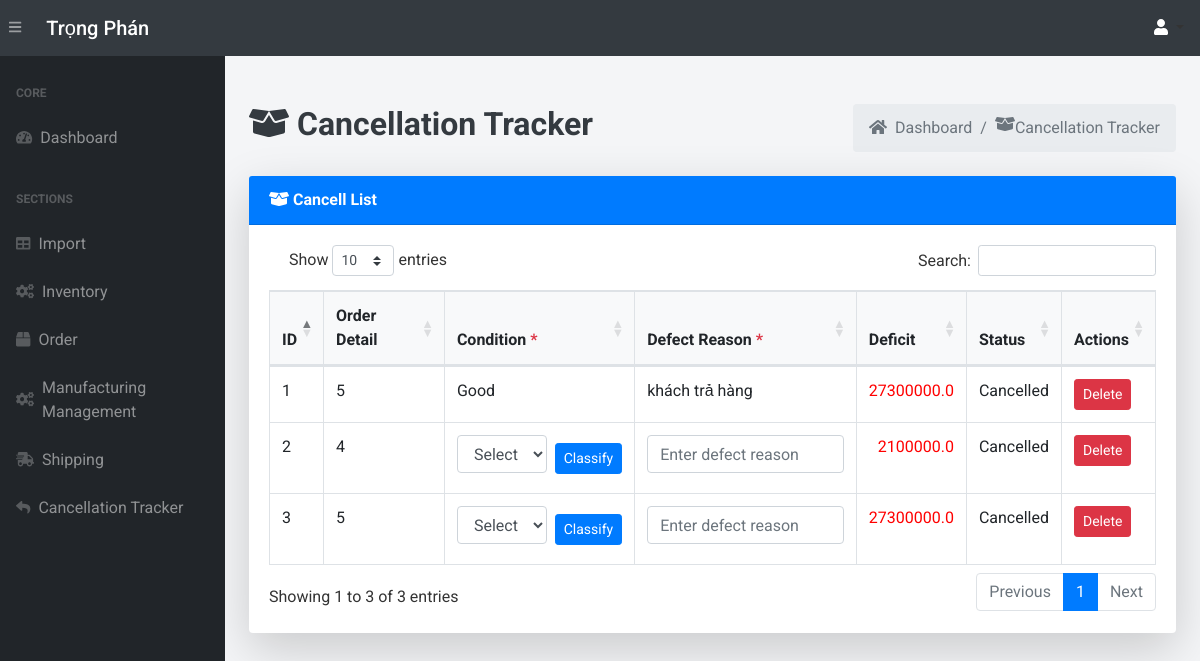
Page /returns/ (signed in) on the committed database.
### app.py (models this page shows)
class ReturnRequest(db.Model):
    __tablename__ = 'return_requests'
    return_id = db.Column(db.Integer, primary_key=True)
    order_detail_id = db.Column(db.Integer, db.ForeignKey('order_details.order_detail_id'))
    return_status = db.Column(db.String(50), default='Pending')
    condition = db.Column(db.String(50))
    defect_reason = db.Column(db.String(255))
    inspection_date = db.Column(db.DateTime, default=vietnam_now)
    refund_method  = db.Column(db.String(100))
    quan = db.Column(db.Numeric(10, 2), nullable=False)
    order_detail = db.relationship('OrderDetail', backref='return_requests')

### app.py (the view)
@app.route('/returns/')
@login_required
def returns():
    return_request = ReturnRequest.query.all()
    shipping = Shipping.query.all()
    return render_template("returns.html",return_request=return_request, shipping=shipping  )

### app.py (called while the page is built, shortened)
@login_manager.user_loader
def load_user(user_id):
    return User.query.get(int(user_id))

def add_monthly_data():
    current_year = datetime.now().year
    months = [f"{current_year}-{str(month).zfill(2)}" for month in range(1, 4)]
    for month in months:
        existing_month_data = db.session.query(Order).filter(Order.order_date.like(f'{month}%')).first()
    db.session.commit()

@app.before_request
def initialize_data():
    add_monthly_data()

### templates/returns.html (shortened to what this page needs)
{% extends 'base.html' %}
{% block content %}
<main>
    <div class="container-fluid mt-5">
        <div class="d-flex justify-content-between align-items-center mb-4">
            <h1 class="text-dark font-weight-bold" style="font-size: 2rem;"><i class="fas fa-box-open"></i> Cancellation Tracker</h1>
            <ol class="breadcrumb mb-0">
                <li class="breadcrumb-item"><a href="/" class="text-decoration-none text-muted"><i class="fas fa-home mr-1"></i> Dashboard</a></li>
                <li class="breadcrumb-item active"><i class="fas fa-box-open"></i> Cancellation Tracker</li>
            </ol>
        </div>
        <div class="card shadow-lg border-0 mb-4">
            <div class="card-header bg-primary text-white font-weight-bold">
                <i class="fas fa-box-open"></i> Cancell List
            </div>
            <div class="card-body">
                <table class="table table-bordered table-hover" id="dataTable" width="100%" cellspacing="0">
                    <thead class="bg-light">
                        <tr>
                            <th>ID</th>
                            <th>Order Detail</th>
                            <th>Condition <span class="text-danger">*</span></th>
                            <th>Defect Reason <span class="text-danger">*</span></th>
                            <th>Deficit</th>
                            <th>Status</th>
                            <th>Actions</th>
                        </tr>
                    </thead>
                    <tbody>
                        {% for item in return_request %}
                        <tr>
                            <td>{{ item.return_id }}</td>
                            <td>{{ item.order_detail_id }}</td>
                            <td>
                                {% if item.condition is none %}
                                <form action="{{ url_for('classify_condition', return_id=item.return_id) }}" method="POST" class="d-flex align-items-center">
                                    <select name="condition" required class="form-control mb-2 mr-2" style="inline-size: none;">
                                        <option value="" disabled selected>Select</option>
                                    </select>
                                    <button type="submit" class="btn btn-primary btn-sm">Classify</button>
                                </form>
                                {% else %}
                                    {{ item.condition }}
                                {% endif %}
                            </td>
                            <td>
                                {% if not item.defect_reason %}
                                    <form action="{{ url_for('classify_defect_reason', return_id=item.return_id) }}" method="POST" class="d-flex flex-column align-items-start">
                                        <input type="text" name="defect_reason" placeholder="Enter defect reason" required class="form-control mb-2">
                                    </form>
                                {% else %}
                                    {{ item.defect_reason }}
                                {% endif %}
                            </td>
                            <td style="color: red; text-align: right;">
                                {{ item.refund_method  }}
                            </td>
                            <td>{{ item.return_status }}</td>
                            <td>
                                <form action="{{ url_for('delete_return', return_id=item.return_id) }}" method="POST">
                                    <button type="submit" class="btn btn-danger btn-sm">Delete</button>
                                </form>
                            </td>
                        </tr>
                        {% endfor %}
                    </tbody>
                </table>
            </div>
        </div>
    </div>
</main>
{% endblock %}

### templates/base.html (style rules this page uses)
body { font-family: 'Roboto', sans-serif; background-color: #f4f5f7; color: #333; }
#dataTable { width: 100% !important; margin-top: 20px; }

### rows in the picture
ReturnRequest: return_id "1", order_detail_id "5", condition "Good", defect_reason "khách trả hàng", refund_method "27300000.0", return_status "Cancelled"
ReturnRequest: return_id "2", order_detail_id "4", refund_method "2100000.0", return_status "Cancelled"
ReturnRequest: return_id "3", order_detail_id "5", refund_method "27300000.0", return_status "Cancelled"
